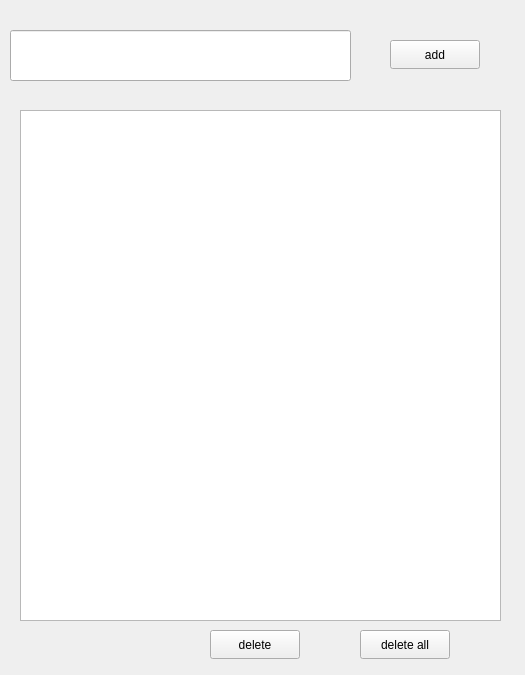
<?xml version="1.0" encoding="UTF-8"?>
<ui version="4.0">
 <class>MainWindow</class>
 <widget class="QMainWindow" name="MainWindow">
  <property name="geometry">
   <rect>
    <x>0</x>
    <y>0</y>
    <width>525</width>
    <height>675</height>
   </rect>
  </property>
  <property name="windowTitle">
   <string>MainWindow</string>
  </property>
  <widget class="QWidget" name="centralwidget">
   <widget class="QLineEdit" name="txt_task">
    <property name="geometry">
     <rect>
      <x>10</x>
      <y>30</y>
      <width>341</width>
      <height>51</height>
     </rect>
    </property>
   </widget>
   <widget class="QPushButton" name="add_button">
    <property name="geometry">
     <rect>
      <x>390</x>
      <y>40</y>
      <width>90</width>
      <height>29</height>
     </rect>
    </property>
    <property name="text">
     <string>add</string>
    </property>
   </widget>
   <widget class="QListWidget" name="list">
    <property name="geometry">
     <rect>
      <x>20</x>
      <y>110</y>
      <width>481</width>
      <height>511</height>
     </rect>
    </property>
   </widget>
   <widget class="QPushButton" name="del_button">
    <property name="geometry">
     <rect>
      <x>210</x>
      <y>630</y>
      <width>90</width>
      <height>29</height>
     </rect>
    </property>
    <property name="text">
     <string>delete</string>
    </property>
   </widget>
   <widget class="QPushButton" name="del_all_button">
    <property name="geometry">
     <rect>
      <x>360</x>
      <y>630</y>
      <width>90</width>
      <height>29</height>
     </rect>
    </property>
    <property name="text">
     <string>delete all</string>
    </property>
   </widget>
  </widget>
 </widget>
 <resources/>
 <connections/>
</ui>
